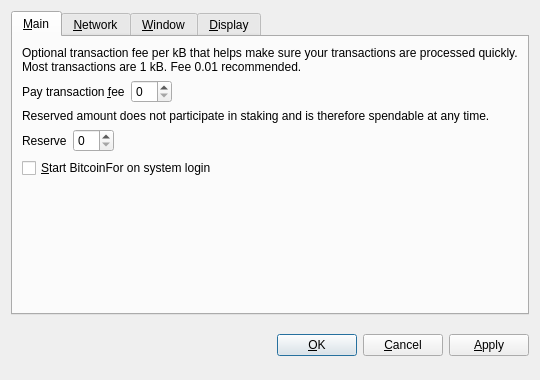
<?xml version="1.0" encoding="UTF-8"?>
<ui version="4.0">
 <class>OptionsDialog</class>
 <widget class="QDialog" name="OptionsDialog">
  <property name="geometry">
   <rect>
    <x>0</x>
    <y>0</y>
    <width>540</width>
    <height>380</height>
   </rect>
  </property>
  <property name="windowTitle">
   <string>Options</string>
  </property>
  <property name="modal">
   <bool>true</bool>
  </property>
  <layout class="QVBoxLayout" name="verticalLayout">
   <item>
    <widget class="QTabWidget" name="tabWidget">
     <property name="tabPosition">
      <enum>QTabWidget::North</enum>
     </property>
     <property name="currentIndex">
      <number>0</number>
     </property>
     <widget class="QWidget" name="tabMain">
      <attribute name="title">
       <string>&amp;Main</string>
      </attribute>
      <layout class="QVBoxLayout" name="verticalLayout_Main">
       <item>
        <widget class="QLabel" name="transactionFeeInfoLabel">
         <property name="text">
          <string>Optional transaction fee per kB that helps make sure your transactions are processed quickly. Most transactions are 1 kB. Fee 0.01 recommended.</string>
         </property>
         <property name="textFormat">
          <enum>Qt::PlainText</enum>
         </property>
         <property name="wordWrap">
          <bool>true</bool>
         </property>
        </widget>
       </item>
       <item>
        <layout class="QHBoxLayout" name="horizontalLayoutFee">
         <item>
          <widget class="QLabel" name="transactionFeeLabel">
           <property name="text">
            <string>Pay transaction &amp;fee</string>
           </property>
           <property name="textFormat">
            <enum>Qt::PlainText</enum>
           </property>
           <property name="buddy">
            <cstring>transactionFee</cstring>
           </property>
          </widget>
         </item>
         <item>
          <widget class="BitcoinAmountField" name="transactionFee"/>
         </item>
         <item>
          <spacer name="horizontalSpacerFee">
           <property name="orientation">
            <enum>Qt::Horizontal</enum>
           </property>
           <property name="sizeHint" stdset="0">
            <size>
             <width>40</width>
             <height>20</height>
            </size>
           </property>
          </spacer>
         </item>
        </layout>
       </item>
       <item>
        <widget class="QLabel" name="reserveBalanceInfoLabel">
         <property name="text">
          <string>Reserved amount does not participate in staking and is therefore spendable at any time.</string>
         </property>
         <property name="textFormat">
          <enum>Qt::PlainText</enum>
         </property>
         <property name="wordWrap">
          <bool>true</bool>
         </property>
        </widget>
       </item>
       <item>
        <layout class="QHBoxLayout" name="horizontalLayoutReserveBalance">
         <item>
          <widget class="QLabel" name="reserveBalanceLabel">
           <property name="text">
            <string>Reserve</string>
           </property>
           <property name="textFormat">
            <enum>Qt::PlainText</enum>
           </property>
           <property name="buddy">
            <cstring>reserveBalance</cstring>
           </property>
          </widget>
         </item>
         <item>
          <widget class="BitcoinAmountField" name="reserveBalance"/>
         </item>
         <item>
          <spacer name="horizontalSpacerReserveBalance">
           <property name="orientation">
            <enum>Qt::Horizontal</enum>
           </property>
           <property name="sizeHint" stdset="0">
            <size>
             <width>40</width>
             <height>20</height>
            </size>
           </property>
          </spacer>
         </item>
        </layout>
       </item>
       <item>
        <widget class="QCheckBox" name="bitcoinAtStartup">
         <property name="toolTip">
          <string>Automatically start BitcoinFor after logging in to the system.</string>
         </property>
         <property name="text">
          <string>&amp;Start BitcoinFor on system login</string>
         </property>
        </widget>
       </item>
       <item>
        <spacer name="verticalSpacer_Main">
         <property name="orientation">
          <enum>Qt::Vertical</enum>
         </property>
         <property name="sizeHint" stdset="0">
          <size>
           <width>20</width>
           <height>40</height>
          </size>
         </property>
        </spacer>
       </item>
      </layout>
     </widget>
     <widget class="QWidget" name="tabNetwork">
      <attribute name="title">
       <string>&amp;Network</string>
      </attribute>
      <layout class="QVBoxLayout" name="verticalLayout_Network">
       <item>
        <widget class="QCheckBox" name="mapPortUpnp">
         <property name="toolTip">
          <string>Automatically open the BitcoinFor client port on the router. This only works when your router supports UPnP and it is enabled.</string>
         </property>
         <property name="text">
          <string>Map port using &amp;UPnP</string>
         </property>
        </widget>
       </item>
       <item>
        <widget class="QCheckBox" name="connectSocks">
         <property name="toolTip">
          <string>Connect to the BitcoinFor network through a SOCKS proxy (e.g. when connecting through Tor).</string>
         </property>
         <property name="text">
          <string>&amp;Connect through SOCKS proxy:</string>
         </property>
        </widget>
       </item>
       <item>
        <layout class="QHBoxLayout" name="horizontalLayout_Network">
         <item>
          <widget class="QLabel" name="proxyIpLabel">
           <property name="text">
            <string>Proxy &amp;IP:</string>
           </property>
           <property name="textFormat">
            <enum>Qt::PlainText</enum>
           </property>
           <property name="buddy">
            <cstring>proxyIp</cstring>
           </property>
          </widget>
         </item>
         <item>
          <widget class="QValidatedLineEdit" name="proxyIp">
           <property name="maximumSize">
            <size>
             <width>140</width>
             <height>16777215</height>
            </size>
           </property>
           <property name="toolTip">
            <string>IP address of the proxy (e.g. 127.0.0.1)</string>
           </property>
          </widget>
         </item>
         <item>
          <widget class="QLabel" name="proxyPortLabel">
           <property name="text">
            <string>&amp;Port:</string>
           </property>
           <property name="textFormat">
            <enum>Qt::PlainText</enum>
           </property>
           <property name="buddy">
            <cstring>proxyPort</cstring>
           </property>
          </widget>
         </item>
         <item>
          <widget class="QLineEdit" name="proxyPort">
           <property name="maximumSize">
            <size>
             <width>55</width>
             <height>16777215</height>
            </size>
           </property>
           <property name="toolTip">
            <string>Port of the proxy (e.g. 9050)</string>
           </property>
          </widget>
         </item>
         <item>
          <widget class="QLabel" name="socksVersionLabel">
           <property name="text">
            <string>SOCKS &amp;Version:</string>
           </property>
           <property name="textFormat">
            <enum>Qt::PlainText</enum>
           </property>
           <property name="buddy">
            <cstring>socksVersion</cstring>
           </property>
          </widget>
         </item>
         <item>
          <widget class="QValueComboBox" name="socksVersion">
           <property name="toolTip">
            <string>SOCKS version of the proxy (e.g. 5)</string>
           </property>
          </widget>
         </item>
         <item>
          <spacer name="horizontalSpacer_Network">
           <property name="orientation">
            <enum>Qt::Horizontal</enum>
           </property>
           <property name="sizeHint" stdset="0">
            <size>
             <width>40</width>
             <height>20</height>
            </size>
           </property>
          </spacer>
         </item>
        </layout>
       </item>
       <item>
        <spacer name="verticalSpacer_Network">
         <property name="orientation">
          <enum>Qt::Vertical</enum>
         </property>
         <property name="sizeHint" stdset="0">
          <size>
           <width>20</width>
           <height>40</height>
          </size>
         </property>
        </spacer>
       </item>
      </layout>
     </widget>
     <widget class="QWidget" name="tabWindow">
      <attribute name="title">
       <string>&amp;Window</string>
      </attribute>
      <layout class="QVBoxLayout" name="verticalLayout_Window">
       <item>
        <widget class="QCheckBox" name="minimizeToTray">
         <property name="toolTip">
          <string>Show only a tray icon after minimizing the window.</string>
         </property>
         <property name="text">
          <string>&amp;Minimize to the tray instead of the taskbar</string>
         </property>
        </widget>
       </item>
       <item>
        <widget class="QCheckBox" name="minimizeOnClose">
         <property name="toolTip">
          <string>Minimize instead of exit the application when the window is closed. When this option is enabled, the application will be closed only after selecting Quit in the menu.</string>
         </property>
         <property name="text">
          <string>M&amp;inimize on close</string>
         </property>
        </widget>
       </item>
       <item>
        <spacer name="verticalSpacer_Window">
         <property name="orientation">
          <enum>Qt::Vertical</enum>
         </property>
         <property name="sizeHint" stdset="0">
          <size>
           <width>20</width>
           <height>40</height>
          </size>
         </property>
        </spacer>
       </item>
      </layout>
     </widget>
     <widget class="QWidget" name="tabDisplay">
      <attribute name="title">
       <string>&amp;Display</string>
      </attribute>
      <layout class="QVBoxLayout" name="verticalLayout_Display">
       <item>
        <layout class="QHBoxLayout" name="horizontalLayout_1_Display">
         <item>
          <widget class="QLabel" name="langLabel">
           <property name="text">
            <string>User Interface &amp;language:</string>
           </property>
           <property name="textFormat">
            <enum>Qt::PlainText</enum>
           </property>
           <property name="buddy">
            <cstring>lang</cstring>
           </property>
          </widget>
         </item>
         <item>
          <widget class="QValueComboBox" name="lang">
           <property name="toolTip">
            <string>The user interface language can be set here. This setting will take effect after restarting BitcoinFor.</string>
           </property>
          </widget>
         </item>
        </layout>
       </item>
       <item>
        <layout class="QHBoxLayout" name="horizontalLayout_2_Display">
         <item>
          <widget class="QLabel" name="unitLabel">
           <property name="text">
            <string>&amp;Unit to show amounts in:</string>
           </property>
           <property name="textFormat">
            <enum>Qt::PlainText</enum>
           </property>
           <property name="buddy">
            <cstring>unit</cstring>
           </property>
          </widget>
         </item>
         <item>
          <widget class="QValueComboBox" name="unit">
           <property name="toolTip">
            <string>Choose the default subdivision unit to show in the interface and when sending coins.</string>
           </property>
          </widget>
         </item>
        </layout>
       </item>
       <item>
        <widget class="QCheckBox" name="displayAddresses">
         <property name="toolTip">
          <string>Whether to show BitcoinFor addresses in the transaction list or not.</string>
         </property>
         <property name="text">
          <string>&amp;Display addresses in transaction list</string>
         </property>
        </widget>
       </item>
       <item>
        <widget class="QCheckBox" name="coinControlFeatures">
         <property name="toolTip">
          <string>Whether to show coin control features or not.</string>
         </property>
         <property name="text">
          <string>Display coin &amp;control features (experts only!)</string>
         </property>
        </widget>
       </item>
       <item>
        <spacer name="verticalSpacer_Display">
         <property name="orientation">
          <enum>Qt::Vertical</enum>
         </property>
         <property name="sizeHint" stdset="0">
          <size>
           <width>20</width>
           <height>40</height>
          </size>
         </property>
        </spacer>
       </item>
      </layout>
     </widget>
    </widget>
   </item>
   <item>
    <layout class="QHBoxLayout" name="horizontalLayout_Buttons">
     <item>
      <spacer name="horizontalSpacer_1">
       <property name="orientation">
        <enum>Qt::Horizontal</enum>
       </property>
       <property name="sizeHint" stdset="0">
        <size>
         <width>40</width>
         <height>48</height>
        </size>
       </property>
      </spacer>
     </item>
     <item>
      <widget class="QLabel" name="statusLabel">
       <property name="font">
        <font>
         <weight>75</weight>
         <bold>true</bold>
        </font>
       </property>
       <property name="text">
        <string/>
       </property>
       <property name="textFormat">
        <enum>Qt::PlainText</enum>
       </property>
       <property name="wordWrap">
        <bool>true</bool>
       </property>
      </widget>
     </item>
     <item>
      <spacer name="horizontalSpacer_2">
       <property name="orientation">
        <enum>Qt::Horizontal</enum>
       </property>
       <property name="sizeHint" stdset="0">
        <size>
         <width>40</width>
         <height>48</height>
        </size>
       </property>
      </spacer>
     </item>
     <item>
      <widget class="QPushButton" name="okButton">
       <property name="text">
        <string>&amp;OK</string>
       </property>
      </widget>
     </item>
     <item>
      <widget class="QPushButton" name="cancelButton">
       <property name="text">
        <string>&amp;Cancel</string>
       </property>
       <property name="autoDefault">
        <bool>false</bool>
       </property>
      </widget>
     </item>
     <item>
      <widget class="QPushButton" name="applyButton">
       <property name="text">
        <string>&amp;Apply</string>
       </property>
       <property name="autoDefault">
        <bool>false</bool>
       </property>
      </widget>
     </item>
    </layout>
   </item>
  </layout>
 </widget>
 <customwidgets>
  <customwidget>
   <class>BitcoinAmountField</class>
   <extends>QSpinBox</extends>
   <header>bitcoinamountfield.h</header>
  </customwidget>
  <customwidget>
   <class>QValueComboBox</class>
   <extends>QComboBox</extends>
   <header>qvaluecombobox.h</header>
  </customwidget>
  <customwidget>
   <class>QValidatedLineEdit</class>
   <extends>QLineEdit</extends>
   <header>qvalidatedlineedit.h</header>
  </customwidget>
 </customwidgets>
 <resources/>
 <connections/>
</ui>
